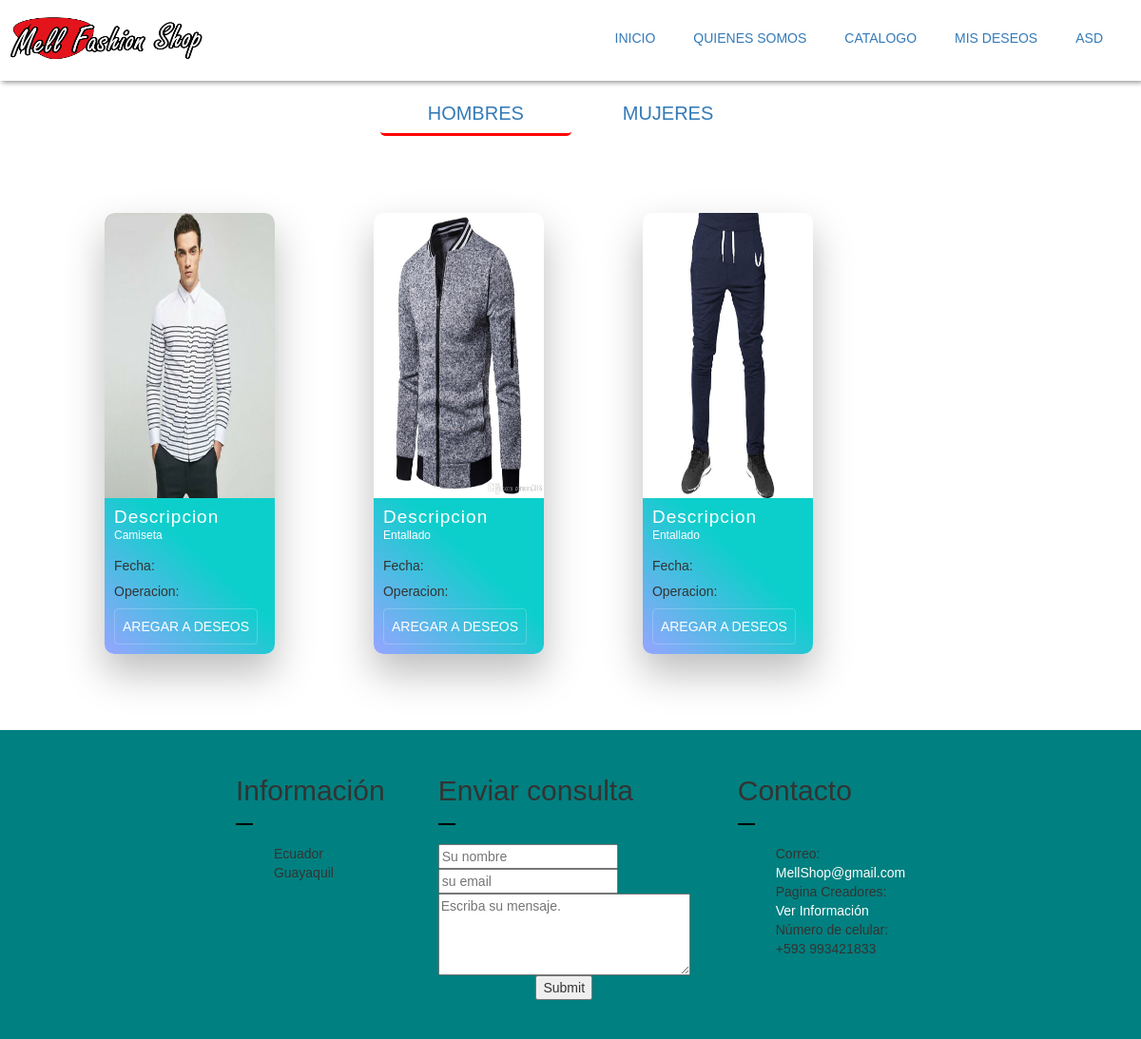
The page /index.php?c=User&a=showAllArticulosH (signed in) on the database its author committed.
### tables this page shows
CREATE TABLE `articulo` (
  `id_articulo` int(10) NOT NULL,
  `imagen` varchar(500) NOT NULL,
  `descripcion` varchar(500) NOT NULL,
  `costo` decimal(5,2) NOT NULL
);

### controller/User/UserController.php (called while the page is built, shortened)
<?php
    require_once 'model/DAO/ArticuloDAO.php';
    class UserController{
        private $art;
        public function __construct(){
            $this->art = new ArticuloDAO();
        }
        public function showAllArticulosH(){
            $res = $this->art->getAllArticuloH();
            require_once "views/dynamic/categoryH.php";
        }
    }
?>

### controller/RedirecController.php (called while the page is built, shortened)
<?php
    class RedirecController{
        public function router(){
            $action = (isset($_REQUEST['a'])) ? $_REQUEST['a']: 'index';
            $controller = new $controller;
            $controller->$action();
        }
    }
?>

### index.php (called while the page is built)
<?php
    require_once './controller/RedirecController.php';
    $ruter = new RedirecController();
    $ruter->router();
?>

### model/Connection.php (called while the page is built, shortened)
<?php
class Connection{
    private static $connection = null;
    public static function getConnection(){
        try{
            if(!isset(self::$connection)){
                self::$connection=new PDO("mysql:host=" . SERVIDORBD . "; port= ".PUERTO."; dbname=".NOMBREBD.";",USUARIO,PASSWORD);
                self::$connection->setAttribute(PDO::ATTR_ERRMODE,PDO::ERRMODE_EXCEPTION);
                self::$connection->exec("set character set utf8");
            }
        }catch(Exception $e){
        }
        return self::$connection;
    }
}
?>

### model/DAO/ArticuloDAO.php (called while the page is built, shortened)
<?php
    require_once 'model/Connection.php';
    class ArticuloDAO{
        private $con;
        public function __construct(){
            try{
                $this->con = Connection::getConnection();
            }catch(Exception $e){
                echo $e->getMessage();
            }
        }
        public function  getAllArticuloH(){
            $sql = "SELECT a.id_articulo,a.imagen,a.descripcion,a.costo,art.id_tipo,ag.id_genero FROM articulo a, articulo_tipo art, articulo_genero ag WHERE a.id_articulo=art.id_articulo AND a.id_articulo=ag.id_articulo and ag.id_genero=1";
            try{
                $stm = $this->con->prepare($sql);
                $stm->execute();
                return $stm->fetchAll(PDO::FETCH_ASSOC);
            }catch(PDOException $e){
                echo $e->getMessage();
            }
        }
    }
?>

### views/dynamic/categoryH.php (the view, shortened to what this page needs)
<!DOCTYPE html>
<html lang="en">
<head>
</head>
<body >
<div class="main2">
  <div class="nav-menuc">
    <nav>
    <a href="index.php?c=User&a=showAllArticulosH" style="border-bottom:3px red solid;">HOMBRES</a>
    <a href="index.php?c=User&a=showAllArticulosM">MUJERES</a>
    </nav>
  </div>
  <ul class="cards">
   <?php foreach($res as $r):?>
    <li class="cards_item">
      <div class="card">
        <div class="card_image"><img width="100%" src='<?php echo $r["imagen"];?>'></div>
        <div class="card_content">
          <h2 class="card_title">Descripcion</h2>
          <p class="card_text"><?php echo $r['descripcion'];?>
          <p>Fecha: <?php ?></p></p>
          <h5 >Operacion:</h3>
          <?php
             if(!empty($_SESSION)){
              if(isset($_SESSION['A'])){
                echo "<button id='Eliminar' class='btn card_btn' name='subject' type='submit' value='".$r['id_articulo']." ".$r['id_genero']." ".$r['id_tipo']."'>Eliminar</button>";
                echo "<a id='Actualizar' class='btn card_btn' href='index.php?c=Admin&a=UpdateArticulo&id_art=".$r['id_articulo']."' >Actualizar</a>";
              }elseif($_SESSION['C']){
                echo "<button id='Agregar' class='btn card_btn' name='subject' type='submit' value='".$r['id_articulo']." ".$r['id_genero']." ".$r['id_tipo']."'>Aregar a Deseos</button>";
              }
          }
          ?>
        </div>
      </div>
    </li>
  <?php
endforeach;?> </ul>
</div>
</body>
</html>

### assets/css/cat.css (style rules this page uses)
@media (min-width: 780px) { .card { box-shadow: 0 4px 8px 0 rgba(0,0,0,0.2); transition: 0.3s; width: 150px; margin: 20px; padding: 0; border-radius: 10px; } }
@media (min-width: 780px) { img { border-radius: 10px 10px 0 0; } }

### assets/css/login.css (style rules this page uses)
body { margin: 0; padding: 0; font-family: sans-serif; background-size: cover; }

### assets/css/style.css (style rules this page uses)
@media (min-width: 780px) { .card { box-shadow: 0 4px 8px 0 rgba(0,0,0,0.2); transition: 0.3s; width: 40%; border-radius: 5px; } }

### assets/css/card.css (style rules this page uses)
*, *::before, *::after { box-sizing: border-box; }
html { background-color: #ecf9ff; }
.main2 { max-width: 100%; margin: 0 auto; }
img { height: 300px; max-width: 100%; vertical-align: initial; }
.btn { color: #ffffff; padding: 0.8rem; font-size: 14px; text-transform: uppercase; border-radius: 4px; font-weight: 400; display: inline-block; width: auto; cursor: pointer; border: 1px solid rgba(255, 255, 255, 0.2); background: transparent; }
.cards { display: inline-block; }
.cards_item { display: inline-block; padding: 1.5rem; }
@media (min-width: 40rem) { .cards_item { width: 80%; } }
@media (min-width: 56rem) { .cards_item { padding: 40px; margin: 10px; width: 22.3333%; } }
.card { background-color: white; border-radius: 0.15rem; box-shadow: 0 20px 40px 1px rgba(0, 0, 0, 0.25); display: inline-block; border-radius: 10px; overflow: hidden; width: 100%; }
.card_content { padding: 1rem; background: linear-gradient(to bottom left, rgb(12, 207, 203) 40%, rgb(150, 165, 255) 100%); }
.card_title { color: #ffffff; font-size: 1.9rem; font-weight: 400; letter-spacing: 1px; text-transform: capitalize; margin: 0px; }
.card_text { color: #ffffff; font-size: 1.2rem; line-height: 1.5; margin-bottom: 1.25rem; font-weight: 400; }

### views/dynamic/categoryH.php (style rules this page uses)
a { text-decoration: none; }
li { list-style: none; }
.nav-menuc { padding:20px; }
nav { text-align: center; }
nav>a { height: 40px; padding:10px 50px; width:15%; font-size:20px; border-radius:5px; }

### rows shown on the page
articulo: imagen (picture), descripcion "Camiseta", $r['id_articulo'] 18 (drawn)
articulo: imagen (picture), descripcion "Entallado", $r['id_articulo'] 19 (drawn)
articulo: imagen (picture), descripcion "Entallado", $r['id_articulo'] 20 (drawn)

### other values the page prints
$_SESSION['C'] "ASD"
